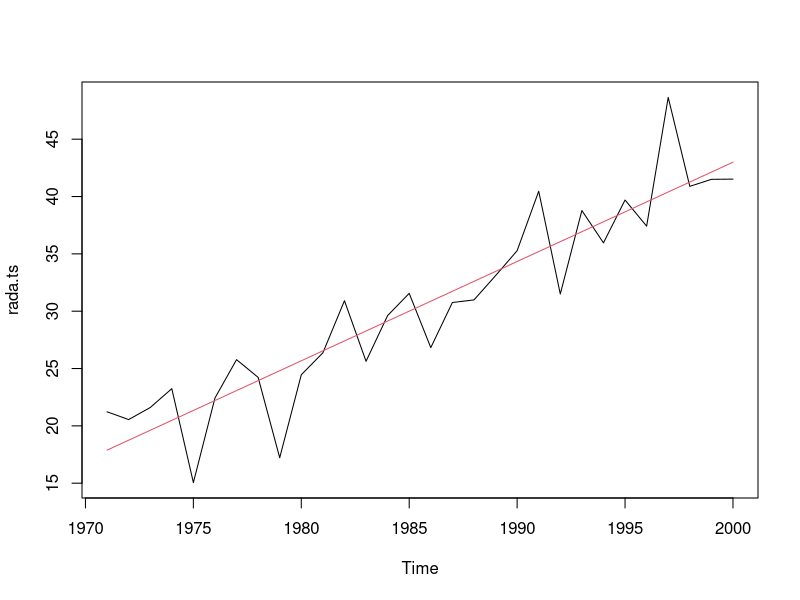
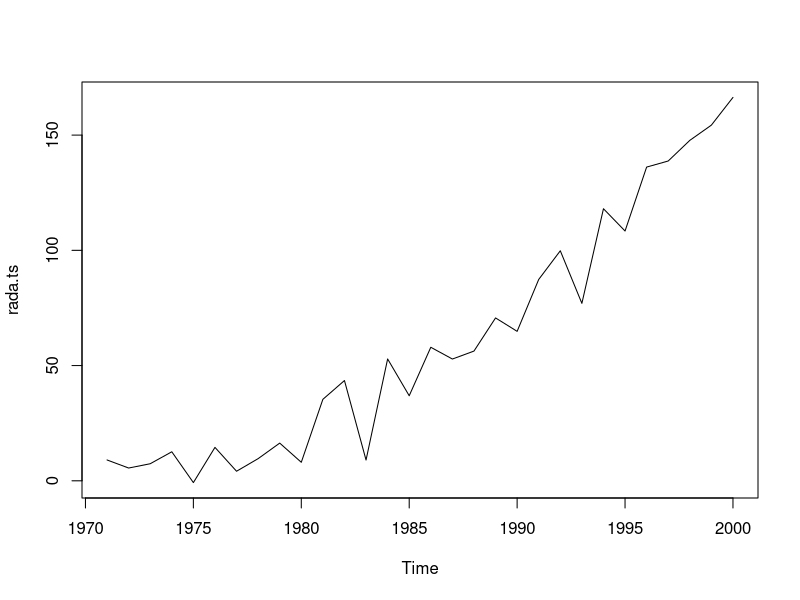

Write R code to recreate these figures, in order. (Note: this script raises an error after producing the figures.)
Examples1 <- read.table("Examples1.txt", header = TRUE)
#############################
### Linearni trend
time<-1971:2000

rada<-Examples1[,1]
rada.ts<-ts(rada,start=1971)
plot(rada.ts)

mod1<-lm(rada.ts~time)
summary(mod1)
coef(mod1)
AIC(mod1)
lines(time,fitted(mod1),col=2)

############################
## Kvadraticky trend

rada<-Examples1[,2]
rada.ts<-ts(rada,start=1971)
plot(rada.ts)

mod1<-lm(rada.ts~time+time2)
summary(mod1)
coef(mod1)
AIC(mod1)
lines(time,fitted(mod1),col=2)

mod1<-lm(rada.ts~time)
summary(mod1)
coef(mod1)
AIC(mod1)
lines(time,fitted(mod1),col=3)

############################
## Exponencialni trend

rada<-Examples1[,3]
rada.ts<-ts(rada,start=1971)
plot(rada.ts)

ln.rada.ts<-log(rada.ts)
mod1<-lm(ln.rada.ts~time)
summary(mod1)
coef(mod1)
exp(coef(mod1))
AIC(mod1)
lines(time,exp(fitted(mod1)),col=2)

mod1<-lm(rada.ts~time+time2)
summary(mod1)
coef(mod1)
AIC(mod1)
lines(time,fitted(mod1),col=3)

mod1<-lm(rada.ts~time)
summary(mod1)
coef(mod1)
AIC(mod1)
lines(time,fitted(mod1),col=4)

##############################
## Logisticky trend
x<-1:30

rada<-Examples1[,4]
rada.ts<-ts(rada,start=1971)
plot(rada.ts)
-(log(120))/log(0.7)

mod1<-nls(rada.ts ~ SSlogis(time, Asym, xmid, scal))
mod1<-nls(rada.ts ~ SSlogis(x, Asym, xmid, scal))
summary(mod1)
coef(mod1)
AIC(mod1)

mod1<-nls(rada.ts ~ SSgompertz(time, Asym, b2, b3))
mod1<-nls(rada.ts ~ SSgompertz(x, Asym, b2, b3))
summary(mod1)
coef(mod1)
AIC(mod1)

##############################
## Gompertzova krivka

rada<-Examples1[,5]
rada.ts<-ts(rada,start=1971)
plot(rada.ts)
-(log(13.2))/log(0.8)

mod1<-nls(rada.ts ~ SSgompertz(time, Asym, b2, b3))
mod1<-nls(rada.ts ~ SSgompertz(x, Asym, b2, b3))
summary(mod1)
coef(mod1)
AIC(mod1)

mod1<-nls(rada.ts ~ SSlogis(time, Asym, xmid, scal))
mod1<-nls(rada.ts ~ SSlogis(x, Asym, xmid, scal))
summary(mod1)
coef(mod1)
AIC(mod1)
